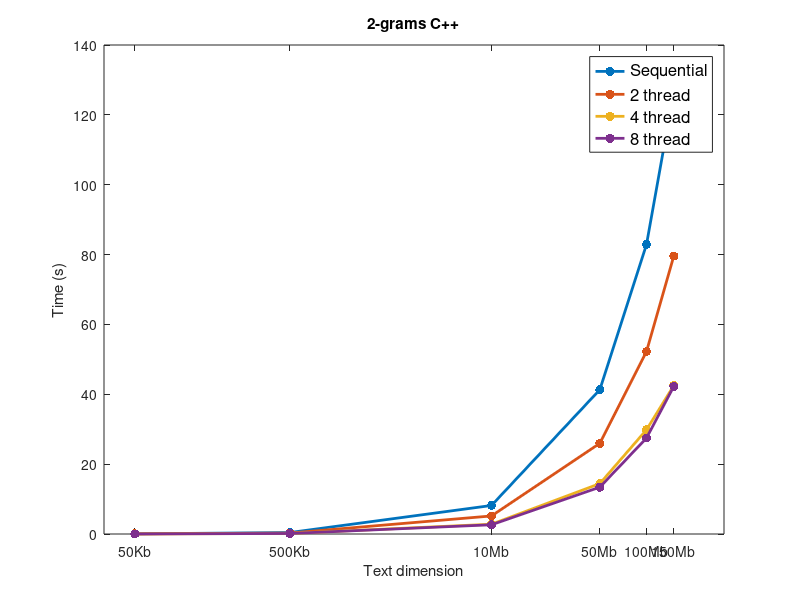
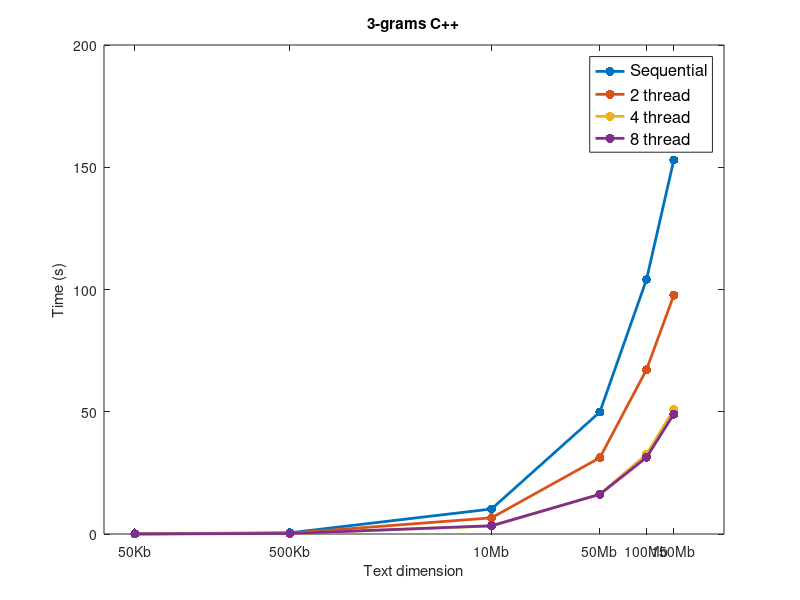
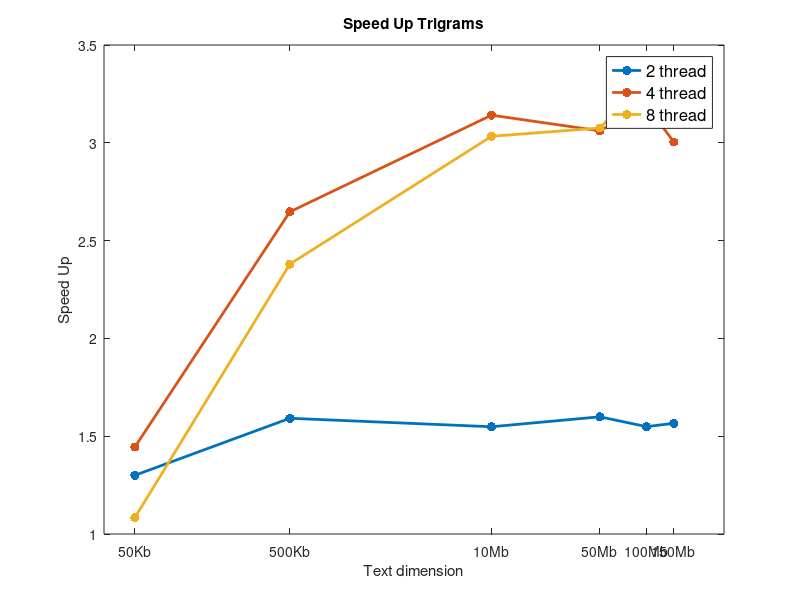
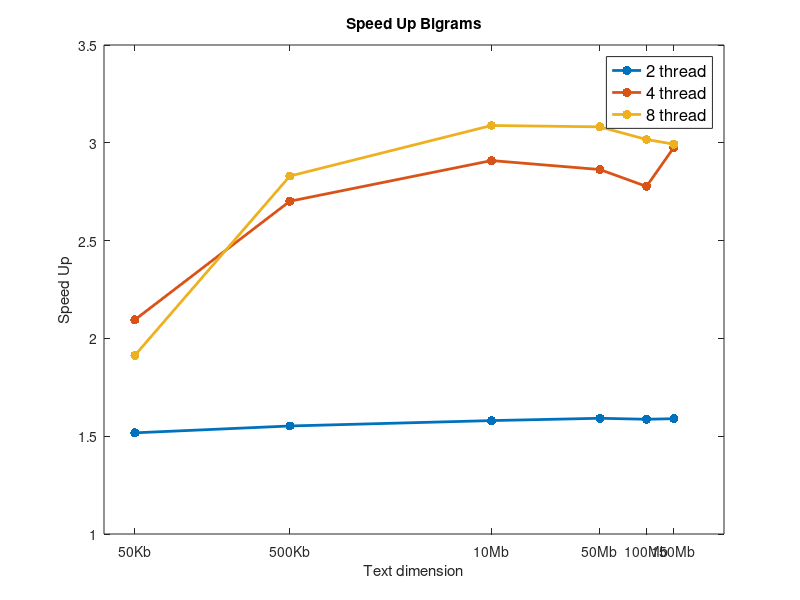

These figures' MATLAB source, in order:
function [] = plot_nGrammi_cplusplus()
%% Plot bigrammi

results_2grams_seq = csvread('./csv_data/seq_2grams.csv');
results_2grams_seq = results_2grams_seq/1000;

results_2grams_parallel_2th = csvread('./csv_data/parallel_2grams_2thread.csv');
results_2grams_parallel_2th = results_2grams_parallel_2th/1000;

results_2grams_parallel_4th = csvread('./csv_data/parallel_2grams_4thread.csv');
results_2grams_parallel_4th = results_2grams_parallel_4th/1000;

results_2grams_parallel_8th = csvread('./csv_data/parallel_2grams_8thread.csv');
results_2grams_parallel_8th = results_2grams_parallel_8th/1000;

figure(1);
x_axis = log10([50,500,10000,50000,100000,150000]);
plot(x_axis,results_2grams_seq,'.-','MarkerSize',20,'LineWidth',2);
title('2-grams C++')
xticks(x_axis);
xticklabels({'50Kb','500Kb','10Mb','50Mb','100Mb','150Mb'});
xlabel('Text dimension');
ylabel('Time (s)');
hold on;
plot(x_axis,results_2grams_parallel_2th,'.-','MarkerSize',20,'LineWidth',2);
plot(x_axis,results_2grams_parallel_4th,'.-','MarkerSize',20,'LineWidth',2);
plot(x_axis,results_2grams_parallel_8th,'.-','MarkerSize',20,'LineWidth',2);
legend({'Sequential','2 thread','4 thread','8 thread'},'FontSize',12);
%% Pot Trigrammi

results_3grams_seq = csvread('./csv_data/seq_3grams.csv');
results_3grams_seq = results_3grams_seq/1000;

parallel_3grams_2th = csvread('./csv_data/parallel_3grams_2thread.csv');
parallel_3grams_2th = parallel_3grams_2th/1000;

parallel_3grams_4th = csvread('./csv_data/parallel_3grams_4thread.csv');
parallel_3grams_4th = parallel_3grams_4th/1000;

parallel_3grams_8th = csvread('./csv_data/parallel_3grams_8thread.csv');
parallel_3grams_8th = parallel_3grams_8th/1000;

figure(2);
plot(x_axis,results_3grams_seq,'.-','MarkerSize',20,'LineWidth',2);
title('3-grams C++')
xticks(x_axis);
xticklabels({'50Kb','500Kb','10Mb','50Mb','100Mb','150Mb'});
xlabel('Text dimension');
ylabel('Time (s)');
hold on;
plot(x_axis,parallel_3grams_2th,'.-','MarkerSize',20,'LineWidth',2);
plot(x_axis,parallel_3grams_4th,'.-','MarkerSize',20,'LineWidth',2);
plot(x_axis,parallel_3grams_8th,'.-','MarkerSize',20,'LineWidth',2);

legend({'Sequential','2 thread','4 thread','8 thread'},'FontSize',12);
%% Speedup Trigrammi

speed_t_2th = results_3grams_seq./parallel_3grams_2th;
speed_t_4th = results_3grams_seq./parallel_3grams_4th;
speed_t_8th = results_3grams_seq./parallel_3grams_8th;


figure(3);
plot(x_axis,speed_t_2th,'.-','MarkerSize',20,'LineWidth',2);
title('Speed Up Trigrams')
xticks(x_axis);
xticklabels({'50Kb','500Kb','10Mb','50Mb','100Mb','150Mb'});
xlabel('Text dimension');
ylabel('Speed Up');
hold on;
plot(x_axis,speed_t_4th,'.-','MarkerSize',20,'LineWidth',2);
plot(x_axis,speed_t_8th,'.-','MarkerSize',20,'LineWidth',2);

legend({'2 thread','4 thread','8 thread'},'FontSize',12);
%% Speedup Bigrammi

speed_b_2th = results_2grams_seq./results_2grams_parallel_2th;
speed_b_4th = results_2grams_seq./results_2grams_parallel_4th;
speed_b_8th = results_2grams_seq./results_2grams_parallel_8th;


figure(4);
plot(x_axis,speed_b_2th,'.-','MarkerSize',20,'LineWidth',2);
title('Speed Up Bigrams')
xticks(x_axis);
xticklabels({'50Kb','500Kb','10Mb','50Mb','100Mb','150Mb'});
xlabel('Text dimension');
ylabel('Speed Up');
hold on;
plot(x_axis,speed_b_4th,'.-','MarkerSize',20,'LineWidth',2);
plot(x_axis,speed_b_8th,'.-','MarkerSize',20,'LineWidth',2);
legend({'2 thread','4 thread','8 thread'},'FontSize',12);

end

